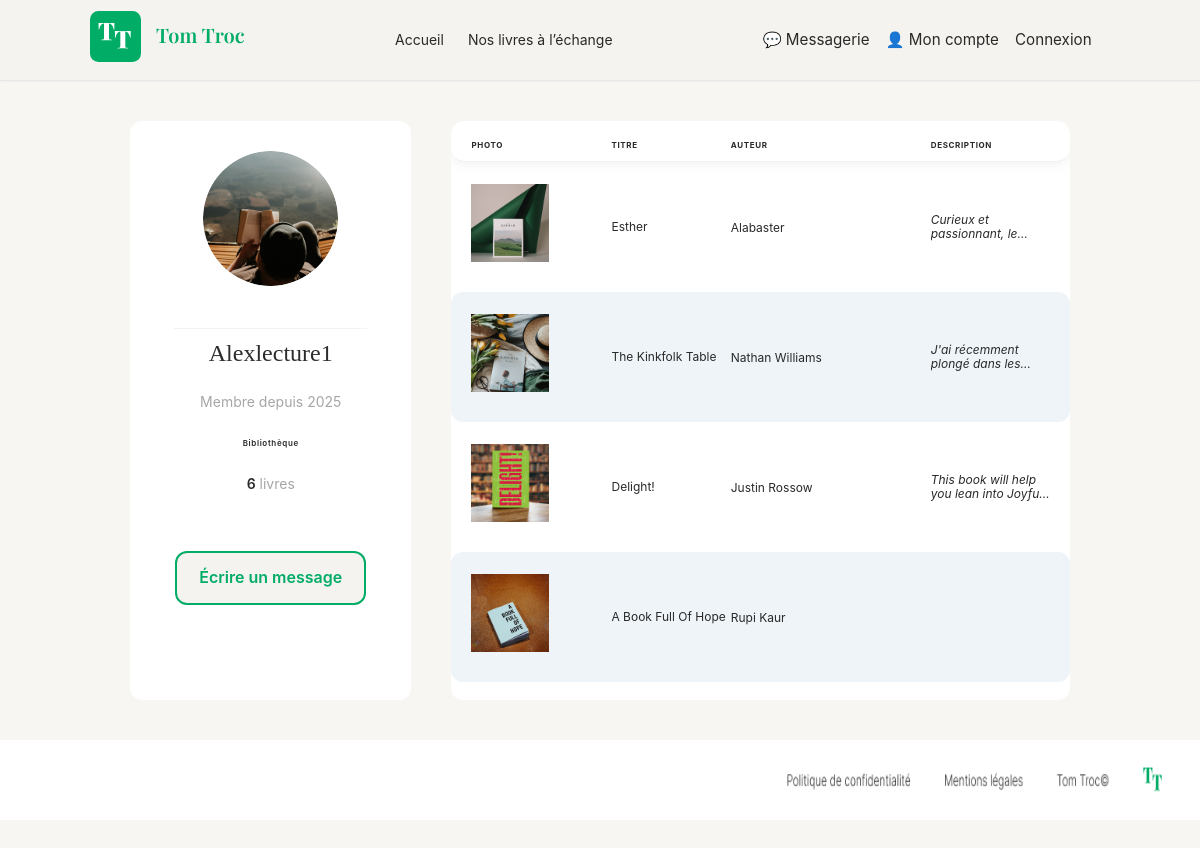
/index.php?page=moncompte&user_id=2, run on the app's committed database.
### tables this page shows
CREATE TABLE `user_t` (
  `user_t_id` int(11) NOT NULL,
  `email` varchar(255) NOT NULL,
  `password` varchar(255) NOT NULL,
  `nickname` varchar(100) NOT NULL,
  `image` varchar(255) DEFAULT 'img/default-user.png',
  `date_creation` datetime DEFAULT current_timestamp()
);

CREATE TABLE `library` (
  `book_id` int(11) NOT NULL,
  `user_t_id` int(11) NOT NULL,
  `title` varchar(255) NOT NULL,
  `author` varchar(255) NOT NULL,
  `image` varchar(255) DEFAULT NULL,
  `content` text NOT NULL,
  `is_enabled` tinyint(1) NOT NULL,
  `date_creation` datetime DEFAULT current_timestamp(),
  `date_update` datetime DEFAULT current_timestamp()
);

### controllers/UserController.php (called while the page is built, shortened)
<?php
class UserController extends BaseController {
    private UserManager $manager;
    private LibraryManager $libraryManager;
    public function __construct(PDO $dbConnection) {
        $this->manager = new UserManager($dbConnection);
        $this->libraryManager = new LibraryManager($dbConnection);
    }
    public function moncompte(): void {
        $userId = intval($_GET['user_id'] ?? 0);
        $user = $this->manager->getUserById($userId);
        $books = $this->libraryManager->getBooksByUser($userId);
        require ROOT_PATH . '/views/templates/header.php';
        require ROOT_PATH . '/views/templates/moncompte.php';
        require ROOT_PATH . '/views/templates/footer.php';
    }
}

### config/autoload.php (called while the page is built, shortened)
<?php
spl_autoload_register(function ($class) {
    $directories = [
        ROOT_PATH . '/controllers/',
        ROOT_PATH . '/models/',
    ];
    foreach ($directories as $directory) {
        $file = $directory . $class . '.php';
        if (file_exists($file)) {
            return;
        }
    }
});

### models/UserManager.php (called while the page is built, shortened)
<?php
class UserManager {
    private PDO $pdo;
    public function __construct(PDO $pdo) {
        $this->pdo = $pdo;
    }
    public function getUserById(int $userId): ?User {
        $stmt = $this->pdo->prepare("SELECT * FROM user_t WHERE user_t_id = :id");
        $stmt->bindValue(':id', $userId, PDO::PARAM_INT);
        $stmt->execute();
        $data = $stmt->fetch(PDO::FETCH_ASSOC);
        return $data ? new User($data) : null;
    }
}

### models/User.php (called while the page is built, shortened)
<?php
class User {
    private string $nickname;
    private string $image;
    private ?DateTime $date_creation = null;
    public function __construct(array $data) {
        $this->nickname = $data['nickname'] ?? '';
        $this->image = $data['image'] ?? null;
        $this->date_creation = isset($data['date_creation']) ? new DateTime($data['date_creation']) : null;
    }
    public function getNickname(): string { return $this->nickname; }
    public function getImage(): string { return $this->image; }
    public function getDateCreation(): ?DateTime { return $this->date_creation; }
}

### models/LibraryManager.php (called while the page is built, shortened)
<?php
class LibraryManager {
    private PDO $pdo;
    public function __construct(PDO $pdo) {
        $this->pdo = $pdo;
    }
    public function getBooksByUser(int $userId): array {
        $stmt = $this->pdo->prepare("
            SELECT
                l.book_id,
                l.user_t_id,
                l.title,
                l.author,
                l.image,
                l.content,
                l.is_enabled,
                l.date_creation,
                l.date_update
            FROM library l
            WHERE l.user_t_id = :userId
            ORDER BY l.date_creation DESC
        ");
        $stmt->bindValue(':userId', $userId, PDO::PARAM_INT);
        $stmt->execute();
        $books = [];
        while ($row = $stmt->fetch(PDO::FETCH_ASSOC)) {
            $books[] = new Library($row);
        }
        return $books;
    }
}

### models/Library.php (called while the page is built, shortened)
<?php
class Library {
    private int $book_id;
    private string $title;
    private string $author;
    private string $image;
    private string $content;
    public function __construct(array $data) {
        $this->book_id = $data['book_id'];
        $this->title = $data['title'];
        $this->author = $data['author'];
        $this->image = $data['image'] ?? 'img/defaultbook.png';
        $this->content = $data['content'];
    }
    public function getBookId(): int { return $this->book_id; }
    public function getTitle(): string { return $this->title; }
    public function getAuthor(): string { return $this->author; }
    public function getImage(): string { return $this->image; }
    public function getContent(): string { return $this->content; }
}

### views/templates/moncompte.php (the view)
<section class="mon-compte container">
    <div class="profilu">
        <img src="<?= htmlspecialchars($user->getImage() ?: 'img/defaultavatar.png') ?>"
             alt="Photo de profil <?= htmlspecialchars($user->getNickname()) ?>"
             class="profilu-photo">
        <div class="profile-divider"></div>
        <h2><?= htmlspecialchars($user->getNickname()) ?></h2>
        <p>Membre depuis <?= $user->getDateCreation()->format('Y') ?></p>
        <h3>Bibliothèque</h3>
        <p><strong><?= count($books) ?></strong> livre<?= count($books) > 1 ? 's' : '' ?></p>
        <a href="index.php?page=messages&to=<?= $userId ?>" class="btnu">Écrire un message</a>
    </div>
    <div class="livresu">
        <div class="book-card header">
            <div><strong>PHOTO</strong></div>
            <div><strong>TITRE</strong></div>
            <div><strong>AUTEUR</strong></div>
            <div><strong>DESCRIPTION</strong></div>
        </div>
        <div class="books-grid-listu">
            <?php if (!empty($books)): ?>
                <?php foreach ($books as $book): ?>
                    <div class="book-cardu">
                        <a href="index.php?page=detail&book_id=<?= $book->getBookId() ?>">
                            <img src="<?= htmlspecialchars($book->getImage()) ?>"
                                 alt="<?= htmlspecialchars($book->getTitle()) ?>"
                                 class="book-imageu">
                        </a>
                        <div>
                            <h4><?= htmlspecialchars($book->getTitle()) ?></h4>
                        </div>
                        <div>
                            <p><strong><?= htmlspecialchars($book->getAuthor()) ?></strong></p>
                        </div>
                        <div>
                            <p class="book-descu"><?= htmlspecialchars($book->getContent()) ?></p>
                        </div>
                    </div>
                <?php endforeach; ?>
            <?php else: ?>
                <p style="padding: 20px;">Cet utilisateur n’a publié aucun livre pour le moment.</p>
            <?php endif; ?>
        </div>
    </div>
</section>

### css/style.css (style rules this page uses)
* { margin: 0; padding: 0; box-sizing: border-box; }
body { background-color: #ffffff; font-family: 'Inter', sans-serif; line-height: 1.6; color: #2d2d2d; }
h1, h2, h3, h4 { font-family: "Playfair Display", serif; font-weight: 600; }
body { font-family: "Inter", sans-serif; margin: 0; background: #F8F6F2; }
.container { width: 85%; max-width: 1400px; margin: auto; }
.book-card { background: #fff; padding: 16px; border-radius: 14px; box-shadow: 0 2px 14px rgba(0,0,0,0.06); text-align: left; transition: 0.25s ease; }
.mon-compte.container { display: flex; gap: 40px; padding: 40px; max-width: 1400px; margin: auto; align-items: flex-start; }
.profilu { background: #ffffff; width: 341px; height: 579px; border-radius: 12px; padding: 30px 20px; display: flex; flex-direction: column; align-items: center; overflow-y: auto; }
.profilu-photo { width: 135px; height: 135px; border-radius: 50%; object-fit: cover; margin-bottom: 30px; }
.profile-divider { width: 80%; height: 0; border-bottom: 1px solid #F5F3EF; margin: 12px 0; }
.profilu h2 { font-family: "Playfair Display", serif; font-weight: 400; font-style: normal; font-size: 24px; line-height: 100%; letter-spacing: 0%; text-align: center; margin-bottom: 30px; }
.profilu p { color: #A6A6A6; font-family: "Inter", sans-serif; font-weight: 400; font-style: normal; font-size: 14px; line-height: 100%; letter-spacing: 0%; text-align: center; margin-bottom: 30px; }
.profilu h3 { font-family: 'Inter', sans-serif; font-weight: 600; font-size: 8px; line-height: 100%; letter-spacing: 0.08em; text-align: center; color: #292929; margin-bottom: 30px; }
.profilu strong { color : #292929; font-weight: 600; }
.btnu { display: block; margin: 30px auto 0; padding: 12px 22px; border-radius: 12px; border: 2px solid #00AC66; background: #F5F3EF; color:#00AC66 ; font-weight: 600; font-size: 1rem; text-decoration: none; transition: 0.2s; }
.livresu { background: #ffffff; width: 771px; height: 579px; border-radius: 12px; overflow-y: auto; overflow-x: hidden; padding: 0; }
.book-card.header { display: grid; grid-template-columns: 140px 1fr 200px 1fr; align-items: center; font-family: 'Inter', sans-serif; font-weight: 600; font-size: 8px; line-height: 100%; letter-spacing: 0.08em; color: #292929; padding: 20px; border-bottom: 1px solid #F1F1F1; height: 40px; }
.book-cardu { display: grid; grid-template-columns: 140px 1fr 200px 1fr; align-items: center; padding: 20px; border-radius: 12px; height: 130px; box-sizing: border-box; }
.book-cardu:nth-child(even) { background: #eef4f8; }
.book-imageu { width: 78px; height: 78px; object-fit: cover; }
.book-cardu h4 { font-family: 'Inter', sans-serif; font-weight: 400; font-style: normal; font-size: 12px; line-height: 100%; letter-spacing: 0; color: #292929; }
.book-cardu p strong { font-family: 'Inter', sans-serif; font-weight: 400; font-style: normal; font-size: 12px; line-height: 100%; letter-spacing: 0; color: #292929; }
.book-descu { font-family: 'Inter', sans-serif; font-weight: 400; font-style: italic; font-size: 12px; line-height: 1.2em; letter-spacing: 0; color: #292929; display: -webkit-box; -webkit-line-clamp: 2; -webkit-box-orient: vertical; overflow: hidden; text-overflow: ellipsis; line-clamp: 2; box-orient: vertical; }

### data on the page
user_t: image (picture), nickname "Alexlecture1", date_creation "2025"
library: image+title (picture), title "Esther", author "Alabaster", content "Curieux et passionnant,…"
library: image (picture), title "The Kinkfolk Table", author "Nathan Williams", content "J'ai récemment plongé dans…"
library: image (picture), title "Delight!", author "Justin Rossow", content "This book will help you lean into…"
library: image (picture), title "A Book Full Of Hope", author "Rupi Kaur"

### other printed values
count($books) "6"
